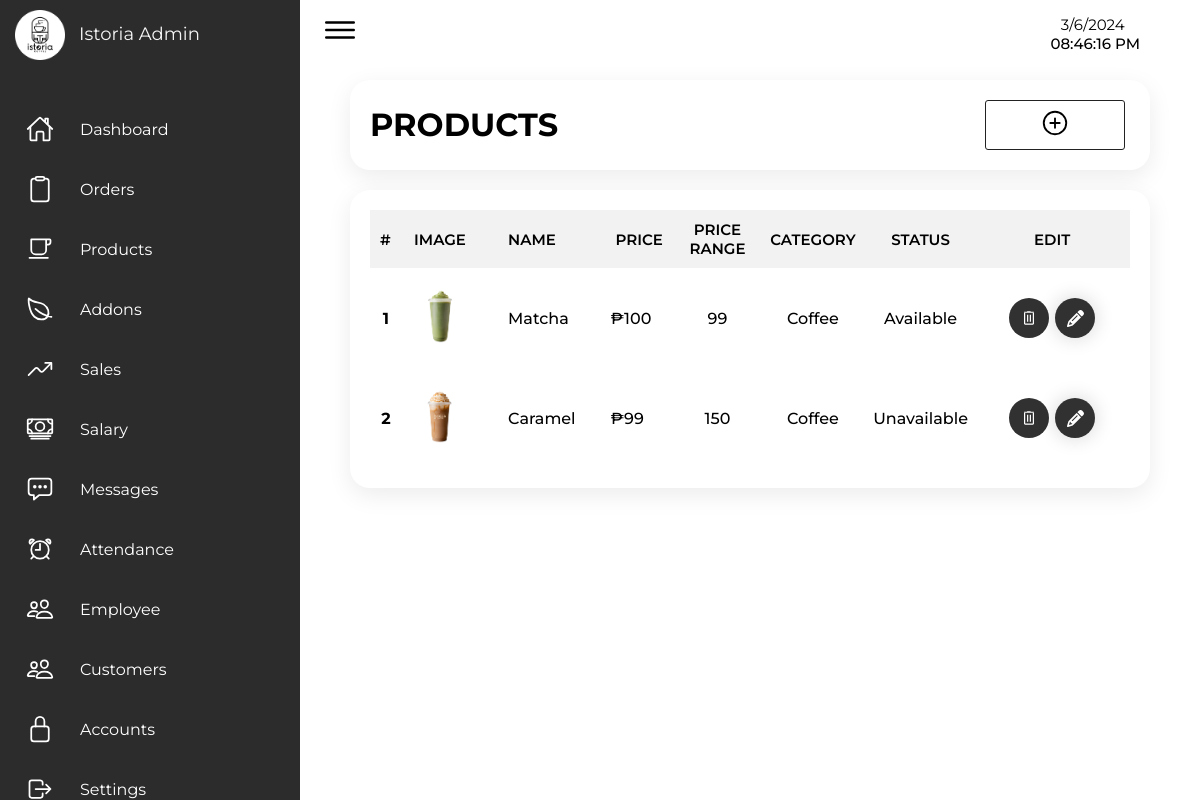
The app's page /Admin/admin_products.php (signed in), older data.
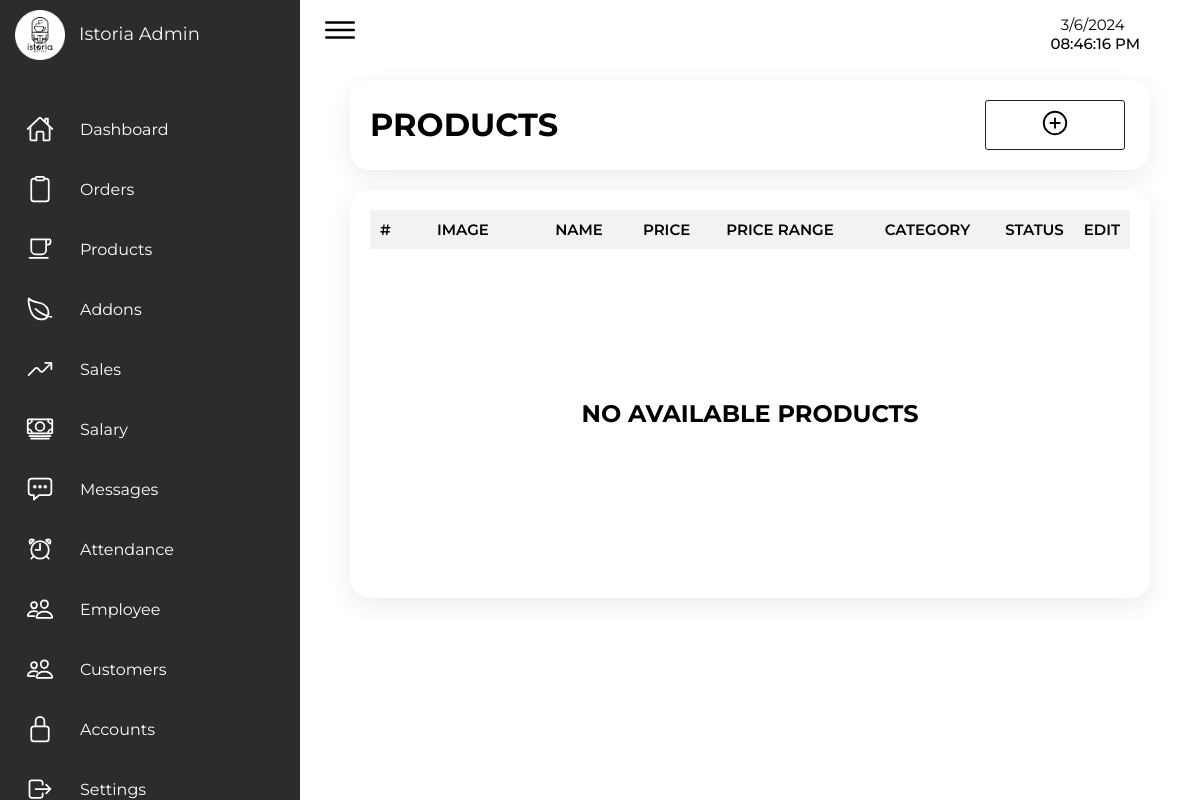
The same page, newer data.
### tables this page shows
CREATE TABLE `products` (
  `id` int(255) NOT NULL,
  `name` varchar(25) NOT NULL,
  `price` int(255) NOT NULL,
  `price_range` varchar(255) NOT NULL,
  `image` mediumtext NOT NULL,
  `category` varchar(255) NOT NULL,
  `status` varchar(255) NOT NULL DEFAULT 'available'
);

### Admin/admin_products.php (the view, shortened to what this page needs)
<?php
  include '../connection.php';
?>
  <!DOCTYPE html>
<html lang="en">
  <head>
    <link rel="stylesheet" href="../Src/Styles/style_admin.css" />
  </head>
  <body>
    <div class="container">
      <?php include 'sidenav.php' ?>
      <div class="main">
        <div class="topbar">
          <div class="toggle">
            <ion-icon name="menu-outline"></ion-icon>
          </div>
          <?php include 'time.php' ?>
        </div>
        <div class="container-box">
          <div class="addmenu employee-title" >
            <h1 class="titles">PRODUCTS</h1>
            <a class="addbutton" href="admin_products_add.php">
              <span class="addbtn">
              <ion-icon name="add-circle-outline"></ion-icon>
              </span>
            </a>
          </div>
        </div>
        <div class="container-box">
          <section class="products-section">
            <table class="products-table">
              <thead>
                <tr>
                  <th>#</th>
                  <th>Image</th>
                  <th>Name</th>
                  <th>Price</th>
                  <th>Price Range</th>
                  <th>Category</th>
                  <th>Status</th>
                  <th>Edit</th>
                </tr>
              </thead>
              <tbody>
              <?php
                $select_prodcuts = mysqli_query($conn, "SELECT * FROM `products` ORDER BY status ASC ") or die ('query failed');
                $count = 0;
                if(mysqli_num_rows($select_prodcuts)>0){
                    while($fetch_products = mysqli_fetch_assoc($select_prodcuts)){
                      $count++;
                ?>
                <tr>
                  <td><?php echo $count; ?></td></td>
                  <td><img src="../assets/products/<?php echo $fetch_products['image']; ?>" width="80%" /></td>
                  <td><?php echo $fetch_products['name']; ?></td>
                  <td>₱<?php echo $fetch_products['price']; ?></td>
                  <td><?php echo $fetch_products['price_range']; ?></td>
                  <td><?php echo $fetch_products['category']; ?></td>
                  <td><?php echo $fetch_products['status']; ?></td>
                  <td>
                    <form method="post" class="products-edit">
                    <a class="bin-button" name="delete" href="admin_products.php?delete=<?php echo $fetch_products['id']; ?>" class="btn delete" onclick="return confirm('Delete this product?')">
                      <svg
                        xmlns="http://www.w3.org/2000/svg"
                        fill="none"
                        viewBox="0 0 39 7"
                        class="bin-top"
                      >
                        <line
                          stroke-width="4"
                          stroke="white"
                          y2="5"
                          x2="39"
                          y1="5"
                        ></line>
                        <line
                          stroke-width="3"
                          stroke="white"
                          y2="1.5"
                          x2="26.0357"
                          y1="1.5"
                          x1="12"
                        ></line>
                      </svg>
                      </a>
                    <a href="admin_products_edit.php?edit=<?php echo $fetch_products['id']; ?>" class="edit-button" name="edit">
                      </a></form>
                  </td>
                </tr>
                <?php
                    }
                      }else{
                      ?>
                      <tr>
                        <td colspan="8" style="padding: 150px 0px; border:0px;">
                          <h1>NO AVAILABLE PRODUCTS</h1>
                        </td>
                      </tr>
                      <?php
                    }
                    ?>
              </tbody>
            </table>
          </section>
        </div>
      </div>
    </div>
  </body>
</html>

Row changes from the older to the newer data that the page shows:
removed products: image (picture), name "Matcha", price "100", price_range "99", category "Coffee", status "Available"
removed products: image (picture), name "Caramel", price "99", price_range "150", category "Coffee", status "Unavailable"
Text that changed along with them:
text now shown: "NO AVAILABLE PRODUCTS"
